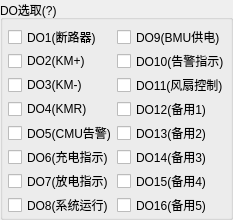
        <widget class="QGroupBox" name="G_DOStatus">
         <property name="title">
          <string>DO选取(?)</string>
         </property>
         <layout class="QGridLayout" name="gridLayout_5">
          <property name="leftMargin">
           <number>5</number>
          </property>
          <property name="topMargin">
           <number>5</number>
          </property>
          <property name="rightMargin">
           <number>0</number>
          </property>
          <property name="bottomMargin">
           <number>0</number>
          </property>
          <property name="spacing">
           <number>0</number>
          </property>
          <item row="0" column="1">
           <widget class="QCheckBox" name="bDO8">
            <property name="text">
             <string>DO9(BMU供电)</string>
            </property>
           </widget>
          </item>
          <item row="0" column="0">
           <widget class="QCheckBox" name="bDO0">
            <property name="text">
             <string>DO1(断路器)</string>
            </property>
           </widget>
          </item>
          <item row="2" column="0">
           <widget class="QCheckBox" name="bDO2">
            <property name="text">
             <string>DO3(KM-)</string>
            </property>
           </widget>
          </item>
          <item row="1" column="0">
           <widget class="QCheckBox" name="bDO1">
            <property name="text">
             <string>DO2(KM+)</string>
            </property>
           </widget>
          </item>
          <item row="2" column="1">
           <widget class="QCheckBox" name="bDO10">
            <property name="text">
             <string>DO11(风扇控制)</string>
            </property>
           </widget>
          </item>
          <item row="3" column="1">
           <widget class="QCheckBox" name="bDO11">
            <property name="text">
             <string>DO12(备用1)</string>
            </property>
           </widget>
          </item>
          <item row="5" column="0">
           <widget class="QCheckBox" name="bDO5">
            <property name="text">
             <string>DO6(充电指示)</string>
            </property>
           </widget>
          </item>
          <item row="6" column="0">
           <widget class="QCheckBox" name="bDO6">
            <property name="text">
             <string>DO7(放电指示)</string>
            </property>
           </widget>
          </item>
          <item row="7" column="0">
           <widget class="QCheckBox" name="bDO7">
            <property name="text">
             <string>DO8(系统运行)</string>
            </property>
           </widget>
          </item>
          <item row="4" column="0">
           <widget class="QCheckBox" name="bDO4">
            <property name="text">
             <string>DO5(CMU告警)</string>
            </property>
           </widget>
          </item>
          <item row="6" column="1">
           <widget class="QCheckBox" name="bDO14">
            <property name="text">
             <string>DO15(备用4)</string>
            </property>
           </widget>
          </item>
          <item row="4" column="1">
           <widget class="QCheckBox" name="bDO12">
            <property name="text">
             <string>DO13(备用2)</string>
            </property>
           </widget>
          </item>
          <item row="3" column="0">
           <widget class="QCheckBox" name="bDO3">
            <property name="text">
             <string>DO4(KMR)</string>
            </property>
           </widget>
          </item>
          <item row="1" column="1">
           <widget class="QCheckBox" name="bDO9">
            <property name="text">
             <string>DO10(告警指示)</string>
            </property>
           </widget>
          </item>
          <item row="5" column="1">
           <widget class="QCheckBox" name="bDO13">
            <property name="text">
             <string>DO14(备用3)</string>
            </property>
           </widget>
          </item>
          <item row="7" column="1">
           <widget class="QCheckBox" name="bDO15">
            <property name="text">
             <string>DO16(备用5)</string>
            </property>
           </widget>
          </item>
         </layout>
        </widget>
